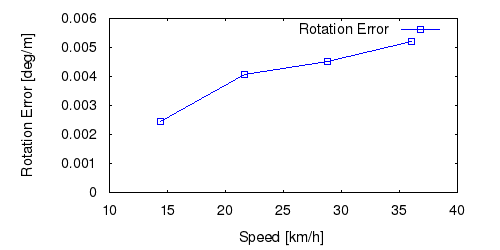

This chart was generated by the following gnuplot code:
set term png size 500,250 font "Helvetica" 11
set output "03_rs.png"
set size ratio 0.5
set yrange [0:*]
set xlabel "Speed [km/h]"
set ylabel "Rotation Error [deg/m]"
plot "03_rs.txt" using ($1*3.6):($2*57.3) title 'Rotation Error' lc rgb "#0000FF" pt 4 w linespoints
